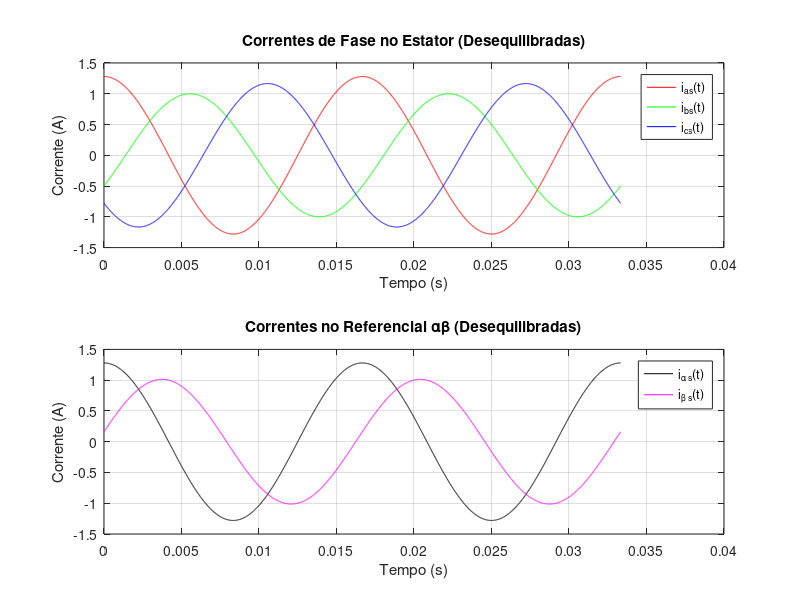
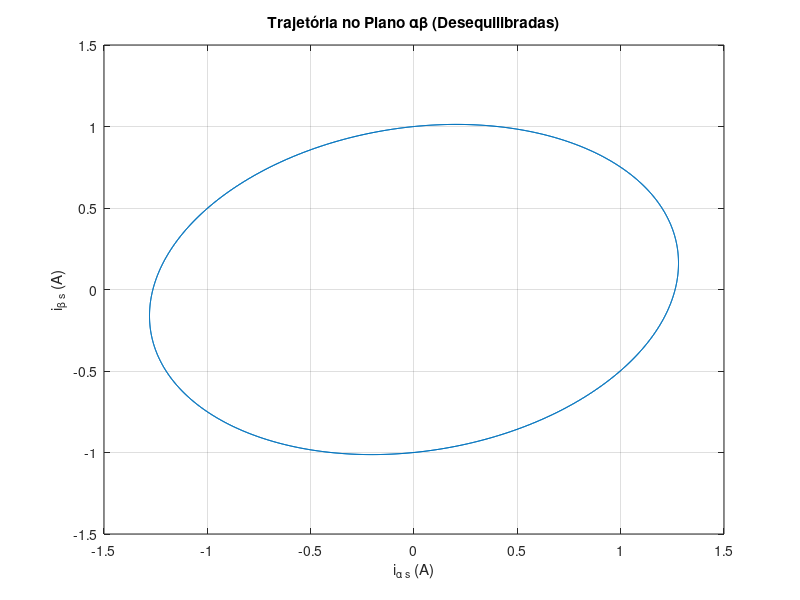
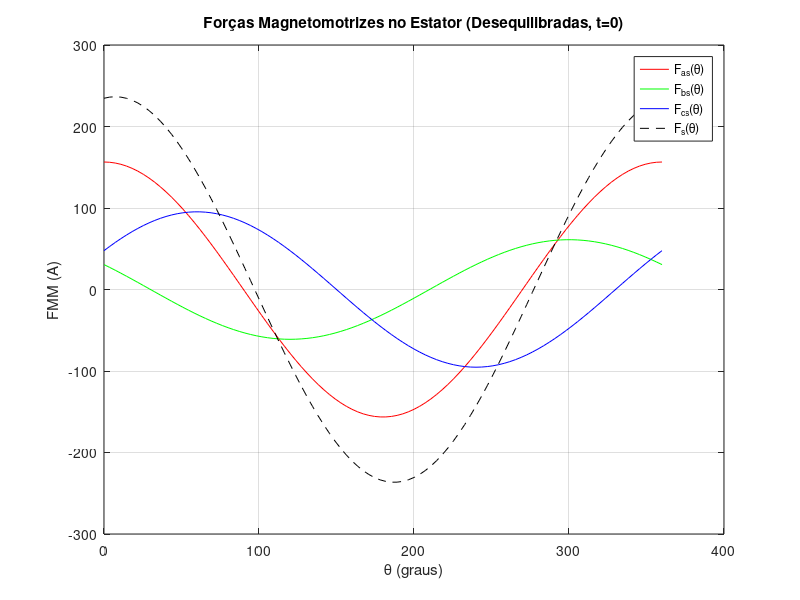
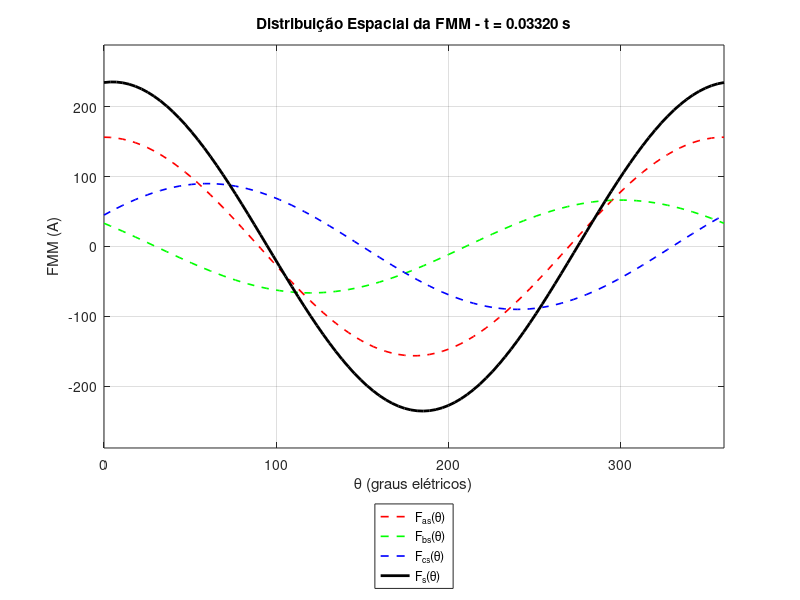

Reproduce these figures in MATLAB, in order.
clear all; clc; close all;

% Dados do enrolamento (Tabela 1)
Ns = 200;       % Espiras por fase
kw = 0.96;      % Fator de enrolamento
p = 2;          % Número de polos
f = 60;         % Frequência (Hz)
w = 2*pi*f;     % Frequência angular (rad/s)
t = 0:1e-5:2/f; % Vetor de tempo (1 período)

%% 6. Correntes desequilibradas (Eq. 2)
ias = 0.905*sqrt(2) * cos(w*t);
ibs = 0.707*sqrt(2) * cos(w*t - deg2rad(120));
ics = - (ias + ibs); % Corrente da fase c (estrela sem neutro)

% Transformação ABC → αβ com k = 2/3 (Clarke)
k = (2/3);
ialpha = k * (ias - 0.5*ibs - 0.5*ics);
ibeta = k * ( (sqrt(3)/2)*ibs - (sqrt(3)/2)*ics );

% Plotagem (Figuras 1 e 2)
figure(1);
subplot(2,1,1);
plot(t, ias, 'r', t, ibs, 'g', t, ics, 'b'); grid on;
xlabel('Tempo (s)'); ylabel('Corrente (A)');
legend('i_{as}(t)', 'i_{bs}(t)', 'i_{cs}(t)', 'Location', 'best');
title('Correntes de Fase no Estator (Desequilibradas)');

subplot(2,1,2);
plot(t, ialpha, 'k', t, ibeta, 'm'); grid on;
xlabel('Tempo (s)'); ylabel('Corrente (A)');
legend('i_{\alpha s}(t)', 'i_{\beta s}(t)', 'Location', 'best');
title('Correntes no Referencial \alpha\beta (Desequilibradas)');

% Trajetória no plano αβ (Figura 3)
figure(2);
plot(ialpha, ibeta); grid on;
xlabel('i_{\alpha s} (A)'); ylabel('i_{\beta s} (A)');
title('Trajetória no Plano \alpha\beta (Desequilibradas)');

% Cálculo das FMMs (Figura 4)
theta = linspace(0, 2*pi, 100); % Ângulo no entreferro
Fas = (2/pi) * Ns * kw * ias(1) * cos(theta);          % FMM da fase A (t=0)
Fbs = (2/pi) * Ns * kw * ibs(1) * cos(theta - 2*pi/3); % Fase B
Fcs = (2/pi) * Ns * kw * ics(1) * cos(theta + 2*pi/3); % Fase C
Fs = Fas + Fbs + Fcs;                         % FMM resultante

figure(3);
plot(rad2deg(theta), Fas, 'r', rad2deg(theta), Fbs, 'g', rad2deg(theta), Fcs, 'b', rad2deg(theta), Fs, 'k--'); grid on;
xlabel('\theta (graus)'); ylabel('FMM (A)');
legend('F_{as}(\theta)', 'F_{bs}(\theta)', 'F_{cs}(\theta)', 'F_s(\theta)', 'Location', 'best');
title('Forças Magnetomotrizes no Estator (Desequilibradas, t=0)');

% 6. Animação da FMM girante ao longo do tempo (versão simplificada)
figure(4);

for k = 1:20:length(t) % Passo de 50 para animação mais rápida
    % FMMs instantâneas em cada fase
    Fas = (2/pi) * Ns * kw * ias(k) * cos(theta);          % Fase A
    Fbs = (2/pi) * Ns * kw * ibs(k) * cos(theta - 2*pi/3); % Fase B
    Fcs = (2/pi) * Ns * kw * ics(k) * cos(theta + 2*pi/3); % Fase C
    Fs = Fas + Fbs + Fcs;                         % FMM total

    % Plot
    clf;
    plot(rad2deg(theta), Fas, 'r--', 'LineWidth', 1.2); hold on;
    plot(rad2deg(theta), Fbs, 'g--', 'LineWidth', 1.2);
    plot(rad2deg(theta), Fcs, 'b--', 'LineWidth', 1.2);
    plot(rad2deg(theta), Fs, 'k', 'LineWidth', 2);
    xlim([0 360]);
    ylim([-Ns*kw*1.5 Ns*kw*1.5]);
    grid on;
    xlabel('\theta (graus elétricos)');
    ylabel('FMM (A)');
    title(sprintf('Distribuição Espacial da FMM - t = %.5f s', t(k)));
    legend('F_{as}(\theta)', 'F_{bs}(\theta)', 'F_{cs}(\theta)', 'F_s(\theta)', ...
           'Location', 'southoutside');
    pause(0.01); % Controle da velocidade da animação
end

